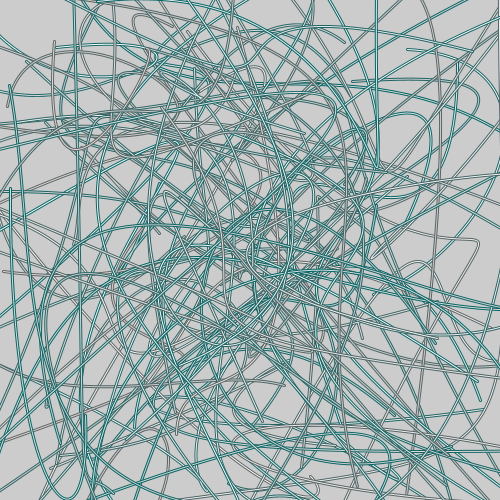
Frame 1 (no input)
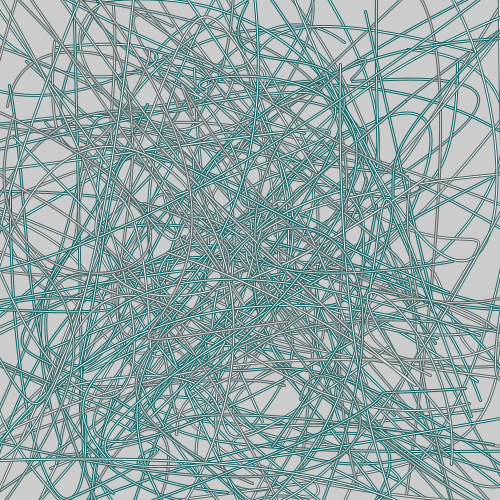
Frame 60 (the mouse pressed at the canvas centre just before this capture)
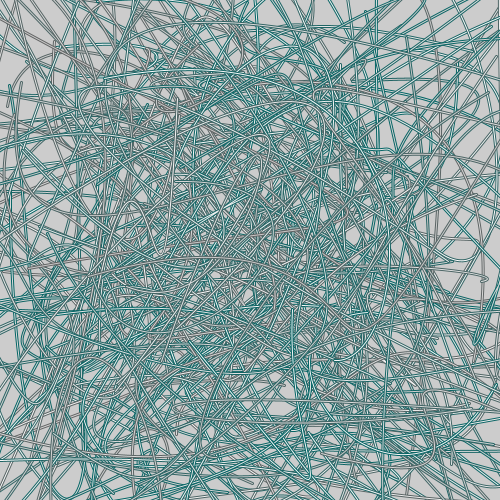
Frame 120 (the mouse held since frame 60 and released just before this capture)

The Processing sketch that drew these frames (run headless with seeded random() and noise(); from frame 60 on, the mouse is pressed at the canvas centre):

// Processing sketch: sketch_120917d_contourbezier
// ── sketch_120917d_contourbezier.pde
void setup(){
  size(500, 500);
//  frameRate(2);
  noFill();
//  noSmooth();
  for(int i=0; i<100; i++){
    draw();
  }
}

void draw(){
  int x1 = (int) random(-100, width+100);
  int y1 = (int) random(-100, height+100);
  int x2 = (int) random(-100, width+100);
  int y2 = (int) random(-100, height+100);
  int x3 = (int) random(-100, width+100);
  int y3 = (int) random(-100, height+100);
  int x4 = (int) random(-100, width+100);
  int y4 = (int) random(-100, height+100);
  
  strokeWeight(3);
  stroke((int)random(0, 100), 100, 100);
  bezier(x1, y1, x2, y2, x3, y3, x4, y4);
  
  strokeWeight(1);
  stroke(random(200, 255));
  bezier(x1, y1, x2, y2, x3, y3, x4, y4);
}
